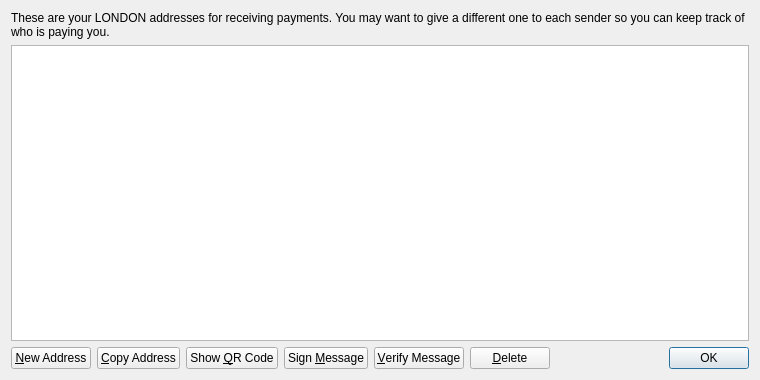
<?xml version="1.0" encoding="UTF-8"?>
<ui version="4.0">
 <class>AddressBookPage</class>
 <widget class="QWidget" name="AddressBookPage">
  <property name="geometry">
   <rect>
    <x>0</x>
    <y>0</y>
    <width>760</width>
    <height>380</height>
   </rect>
  </property>
  <property name="windowTitle">
   <string>Address Book</string>
  </property>
  <layout class="QVBoxLayout" name="verticalLayout">
   <item>
    <widget class="QLabel" name="labelExplanation">
     <property name="text">
      <string>These are your LONDON addresses for receiving payments. You may want to give a different one to each sender so you can keep track of who is paying you.</string>
     </property>
     <property name="textFormat">
      <enum>Qt::PlainText</enum>
     </property>
     <property name="wordWrap">
      <bool>true</bool>
     </property>
    </widget>
   </item>
   <item>
    <widget class="QTableView" name="tableView">
     <property name="contextMenuPolicy">
      <enum>Qt::CustomContextMenu</enum>
     </property>
     <property name="toolTip">
      <string>Double-click to edit address or label</string>
     </property>
     <property name="tabKeyNavigation">
      <bool>false</bool>
     </property>
     <property name="alternatingRowColors">
      <bool>true</bool>
     </property>
     <property name="selectionMode">
      <enum>QAbstractItemView::SingleSelection</enum>
     </property>
     <property name="selectionBehavior">
      <enum>QAbstractItemView::SelectRows</enum>
     </property>
     <property name="sortingEnabled">
      <bool>true</bool>
     </property>
     <attribute name="verticalHeaderVisible">
      <bool>false</bool>
     </attribute>
    </widget>
   </item>
   <item>
    <layout class="QHBoxLayout" name="horizontalLayout">
     <item>
      <widget class="QPushButton" name="newAddressButton">
       <property name="toolTip">
        <string>Create a new address</string>
       </property>
       <property name="text">
        <string>&amp;New Address</string>
       </property>
       <property name="icon">
        <iconset resource="../bitcoin.qrc">
         <normaloff>:/icons/add</normaloff>:/icons/add</iconset>
       </property>
      </widget>
     </item>
     <item>
      <widget class="QPushButton" name="copyToClipboard">
       <property name="toolTip">
        <string>Copy the currently selected address to the system clipboard</string>
       </property>
       <property name="text">
        <string>&amp;Copy Address</string>
       </property>
       <property name="icon">
        <iconset resource="../bitcoin.qrc">
         <normaloff>:/icons/editcopy</normaloff>:/icons/editcopy</iconset>
       </property>
      </widget>
     </item>
     <item>
      <widget class="QPushButton" name="showQRCode">
       <property name="text">
        <string>Show &amp;QR Code</string>
       </property>
       <property name="icon">
        <iconset resource="../bitcoin.qrc">
         <normaloff>:/icons/qrcode</normaloff>:/icons/qrcode</iconset>
       </property>
      </widget>
     </item>
     <item>
      <widget class="QPushButton" name="signMessage">
       <property name="toolTip">
        <string>Sign a message to prove you own a LONDON address</string>
       </property>
       <property name="text">
        <string>Sign &amp;Message</string>
       </property>
       <property name="icon">
        <iconset resource="../bitcoin.qrc">
         <normaloff>:/icons/edit</normaloff>:/icons/edit</iconset>
       </property>
      </widget>
     </item>
     <item>
      <widget class="QPushButton" name="verifyMessage">
       <property name="toolTip">
        <string>Verify a message to ensure it was signed with a specified LONDON address</string>
       </property>
       <property name="text">
        <string>&amp;Verify Message</string>
       </property>
       <property name="icon">
        <iconset resource="../bitcoin.qrc">
         <normaloff>:/icons/transaction_0</normaloff>:/icons/transaction_0</iconset>
       </property>
      </widget>
     </item>
     <item>
      <widget class="QPushButton" name="deleteButton">
       <property name="toolTip">
        <string>Delete the currently selected address from the list</string>
       </property>
       <property name="text">
        <string>&amp;Delete</string>
       </property>
       <property name="icon">
        <iconset resource="../bitcoin.qrc">
         <normaloff>:/icons/remove</normaloff>:/icons/remove</iconset>
       </property>
      </widget>
     </item>
     <item>
      <spacer name="horizontalSpacer">
       <property name="orientation">
        <enum>Qt::Horizontal</enum>
       </property>
       <property name="sizeHint" stdset="0">
        <size>
         <width>40</width>
         <height>20</height>
        </size>
       </property>
      </spacer>
     </item>
     <item>
      <widget class="QDialogButtonBox" name="buttonBox">
       <property name="sizePolicy">
        <sizepolicy hsizetype="Maximum" vsizetype="Fixed">
         <horstretch>0</horstretch>
         <verstretch>0</verstretch>
        </sizepolicy>
       </property>
       <property name="standardButtons">
        <set>QDialogButtonBox::Ok</set>
       </property>
      </widget>
     </item>
    </layout>
   </item>
  </layout>
 </widget>
 <resources>
  <include location="../bitcoin.qrc"/>
 </resources>
 <connections/>
</ui>
